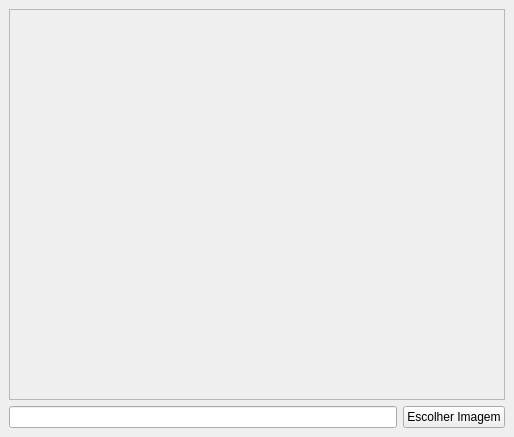
<?xml version="1.0" encoding="UTF-8"?>
<ui version="4.0">
 <class>MainWindow</class>
 <widget class="QMainWindow" name="MainWindow">
  <property name="geometry">
   <rect>
    <x>0</x>
    <y>0</y>
    <width>514</width>
    <height>437</height>
   </rect>
  </property>
  <property name="windowTitle">
   <string>MainWindow</string>
  </property>
  <widget class="QWidget" name="centralwidget">
   <layout class="QGridLayout" name="gridLayout">
    <item row="1" column="0">
     <widget class="QLineEdit" name="inputNomeArquivo"/>
    </item>
    <item row="1" column="1">
     <widget class="QPushButton" name="btnEscolherImagem">
      <property name="text">
       <string>Escolher Imagem</string>
      </property>
     </widget>
    </item>
    <item row="0" column="0" colspan="2">
     <widget class="QScrollArea" name="scrollArea">
      <property name="widgetResizable">
       <bool>true</bool>
      </property>
      <widget class="QWidget" name="scrollAreaWidgetContents">
       <property name="geometry">
        <rect>
         <x>0</x>
         <y>0</y>
         <width>494</width>
         <height>388</height>
        </rect>
       </property>
       <layout class="QGridLayout" name="gridLayout_2">
        <item row="0" column="0">
         <widget class="QLabel" name="label_img">
          <property name="text">
           <string/>
          </property>
         </widget>
        </item>
       </layout>
      </widget>
     </widget>
    </item>
   </layout>
  </widget>
 </widget>
 <resources/>
 <connections/>
</ui>
